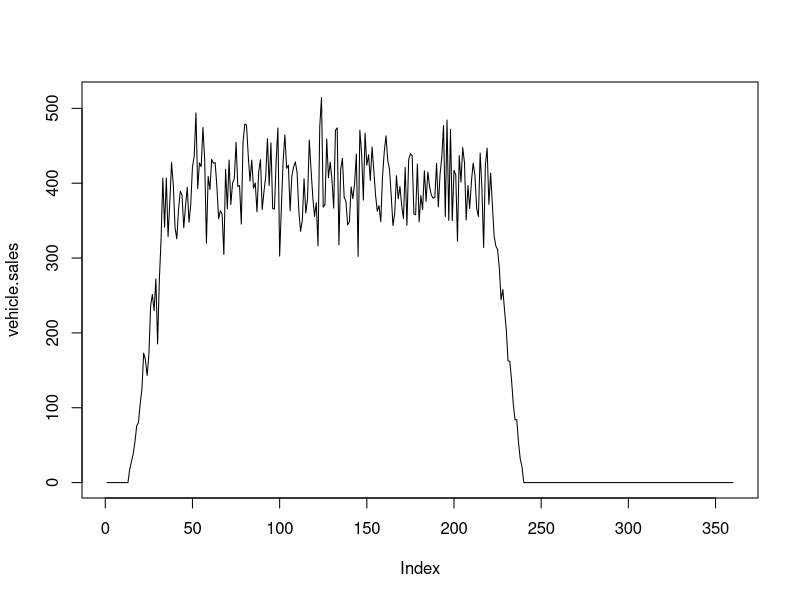

This chart was generated by the following R code:
# Use this script to create synthetic data

#----------------------------
#### Generate sales data ####
#----------------------------


## Generate a baseline monthly order rate
vehicle.sales <- rnorm(n = 12 * 30, mean = 400, sd = 40)

## Add seasonality
season.1 <- .05 * sinpi((1:length(vehicle.sales)) / 12) + 1
vehicle.sales <- vehicle.sales * season.1

## Add start/end of production ramps
start <- rep(0, times = 12 * 1)
ramp.up <- seq(from = 0, to = 1, by = 0.04)
ramp.down <- seq(from = 1, to = 0, by = -0.05)
end <- rep(0, times = 12 * 10)
production.months <- length(vehicle.sales) - (length(start) + length(ramp.up) + length(ramp.down) + length(end))
production <- rep(1, times = production.months)

production.ramps <- c(start, ramp.up, production, ramp.down, end)

vehicle.sales <- vehicle.sales * production.ramps

## Plot dataset
plot(vehicle.sales, type = "l")


#----------------------------------
#### Generate replacement data ####
#----------------------------------

# A normal distribution for replacement rate due to damage

# A weibull distribution for replacement due to wear
